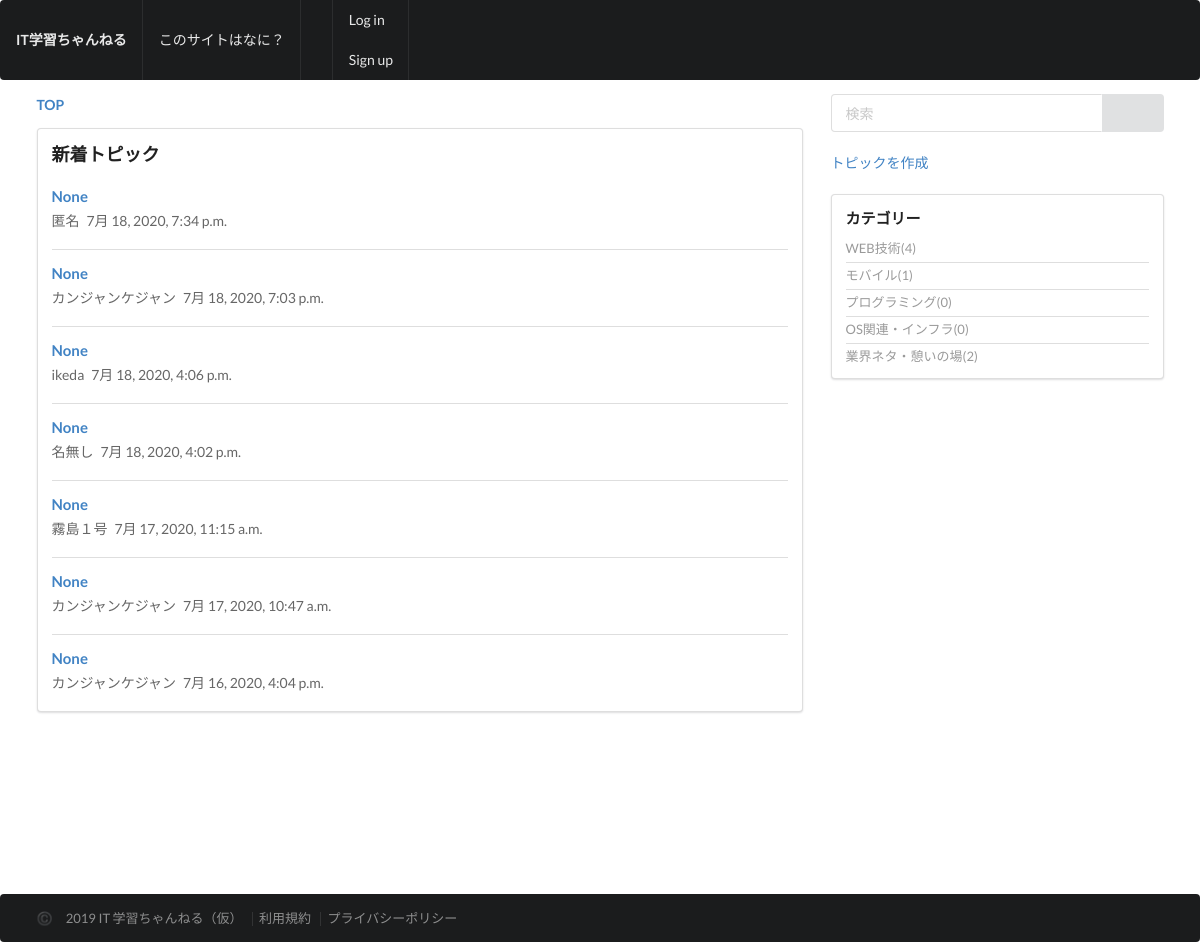
The page / on the database its author committed.
### thread/models.py (models this page shows, shortened)
class Topic(models.Model):
    user_name = models.CharField(
        'お名前',
        max_length=30,
        null=True,
        blank=False,
    )
    message = models.TextField(
        verbose_name='本文',
        null=True,
        blank=False,
    )
    category = models.ForeignKey(
        Category,
        verbose_name='カテゴリー',
        on_delete=models.PROTECT,
        null=True,
        blank=False,
    )
    created = models.DateTimeField(
        auto_now_add=True,
    )
    modified = models.DateTimeField(
        auto_now=True,
    )
    objects = TopicManager()
    def __init__(self, *args, **kwargs):
        super().__init__(*args, **kwargs)
        self.title = None

class Category(models.Model):
    name = models.CharField(
        'カテゴリー名',
        max_length=50,
    )
    url_code = models.CharField(
        'URLコード',
        max_length=50,
        null=True,
        blank=False,
        unique=True,
    )
    sort = models.IntegerField(
        verbose_name='ソート',
        default=0,
    )
    objects = CategoryManager

### base/views.py (the view)
# urls.py: path('', views.TopicListView.as_view(), name='top'),
class TopicListView(ListView):
    template_name = 'base/top.html'
    queryset = Topic.objects.order_by('-created')
    context_object_name = 'topic_list'

### thread/templatetags/threadtags.py (called while the page is built)
@register.inclusion_tag('thread/tags/category_tag.html')
def categorytag():
    ctx = {}
    ctx['category_list'] = Category.objects.annotate(
        count=Count('topic')).order_by('sort')
    return ctx

### base/templates/base/top.html (shortened to what this page needs)
{% extends 'base/base.html' %}
{% block content %}
      <div class="ui grid stackable">
        <div class="eleven wide column">
          <div class="ui breadcrumb">
            <a class="active section">TOP</a>
          </div>
          <div class="ui segment">
            <div class="content">
              <div class="header"><h3>新着トピック</h3></div>
              <div class="ui divided items">
                {% for topic in topic_list %}
                <div class="item">
                  <div class="content">
                    <div class="header">
                      <a href="{% url 'thread:topic' pk=topic.id %}"><h4>{{ topic.title }}</h4></a>
                    </div>
                    <div class="meta">
                      <span class="name">{{ topic.user_name }}</span>
                      <span class="date">{{ topic.created }}</span>
                    </div>
                  </div>
                </div>
                {% endfor %}
              </div>
            </div>
          </div>
        </div>
{% include 'base/sidebar.html' %}
</div>
{% endblock %}

### base/templates/base/base.html (shortened to what this page needs)
<!DOCTYPE html>
{% load static %}
<html>
  <head>
    <link rel="stylesheet" href="{% static 'css/semantic.css' %}">
  </head>
  <body>
    <div class="ui stackable inverted menu">
      <a href="{% url 'base:top' %}" class="header item">IT学習ちゃんねる</a>
      <a href="{% url 'base:about' %}" class="item">このサイトはなに？</a>
      <a class="item" href="{% url 'thread:create_topic' %}"></a>
      <div class="right minu">
        <a class="item">Log in</a>
        <a class="item">Sign up</a>
      </div>
    </div>
    <div class="ui container" style='min-height:100vh;'>
      {% block content %}
      {% endblock %}
    </div>
    <div class="ui inverted stackable footer segment">
      <div class="ui container certer aligned">
        <div class="ui horizontal inverted small divided link list">
          <a href="{% url 'base:top' %}" class="item">©️　2019 IT 学習ちゃんねる（仮）</a>
          <a href="{% url 'base:terms' %}" class="item">利用規約</a>
          <a href="{% url 'base:policy' %}" class="item">プライバシーポリシー</a>
        </div>
      </div>
    </div>
  </body>
</html>

### base/templates/base/sidebar.html
{% load threadtags %}
<div class="five wide column">
  <div class="ui action input" style='width: 100%;'>
    <input type="text" placeholder="検索">
    <button class="ui button"><i class="search icon"></i></button>
  </div>
  <div class="ui items">
    <div class="item">
      <a href="{% url 'thread:create_topic' %} class='ui fluid teal button'">トピックを作成</a>
    </div>
  </div>
  <div class="ui segment">
    <div class="content">
      <div class="header"><h4>カテゴリー</h4></div>
      {% categorytag %}
    </div>
  </div>
</div>

### thread/templates/thread/tags/category_tag.html
<div class="ui relaxed list small divided link">
    {% for category in category_list %}
    <a class="item">{{ category.name }}({{ category.count }})</a>
    {% endfor %}
</div>

### rows shown on the page
Topic: title "None", user_name "匿名", created "7月 18, 2020, 7:34 p.m."
Topic: title "None", user_name "カンジャンケジャン", created "7月 18, 2020, 7:03 p.m."
Topic: title "None", user_name "ikeda", created "7月 18, 2020, 4:06 p.m."
Topic: title "None", user_name "名無し", created "7月 18, 2020, 4:02 p.m."
Topic: title "None", user_name "霧島１号", created "7月 17, 2020, 11:15 a.m."
Topic: title "None", user_name "カンジャンケジャン", created "7月 17, 2020, 10:47 a.m."
Topic: title "None", user_name "カンジャンケジャン", created "7月 16, 2020, 4:04 p.m."
Category: name "WEB技術", count "4"
Category: name "モバイル", count "1"
Category: name "プログラミング", count "0"
Category: name "OS関連・インフラ", count "0"
Category: name "業界ネタ・憩いの場", count "2"
